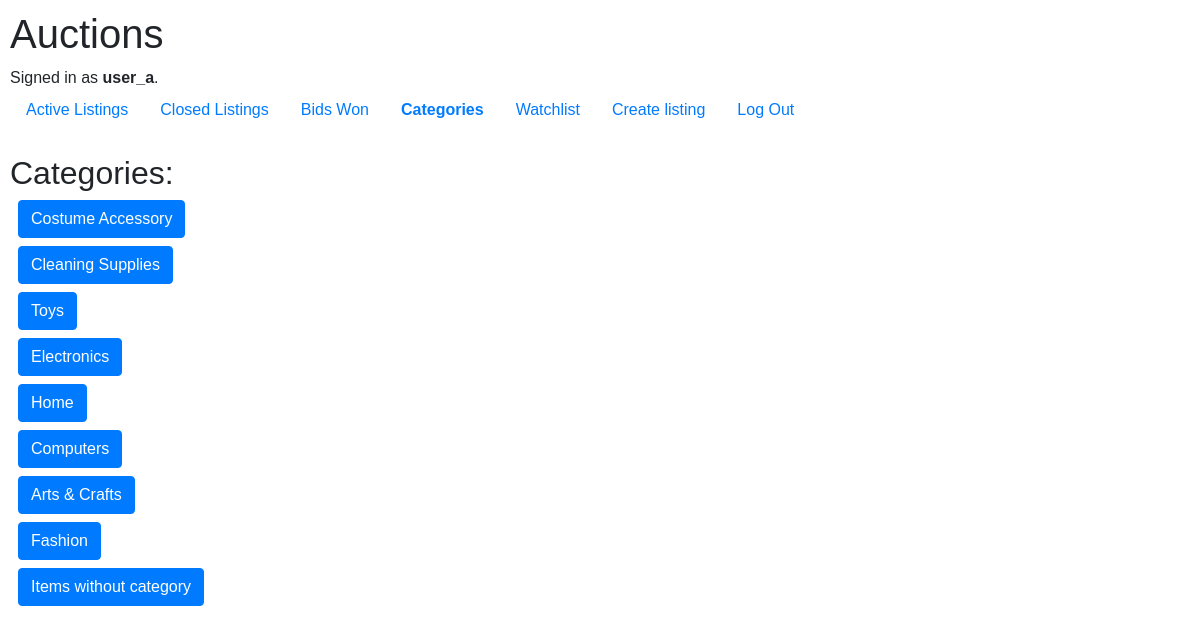
The page /categories (signed in) on the database its author committed.
### auctions/models.py (models this page shows, shortened)
class User(AbstractUser):
    pass

class Category(models.Model):
    id = models.AutoField(primary_key=True)
    category_title = models.CharField(max_length=64, unique=True)
    class Meta:
        verbose_name_plural = "Categories"

### auctions/views.py (the view)
# urls.py: path("categories", views.categories, name="categories"),
def categories(request):
    categories = Category.objects.all()
    return render(request, "auctions/categories.html", {
        "categories":categories
    })

### auctions/templates/auctions/categories.html (shortened to what this page needs)
{% extends "auctions/layout.html" %}
{% block body %}
    <h2>Categories:</h2>
        <div style="display: block;">
            {% for item in categories %}
            <a href="{% url 'category_list' id=item.id %}" class="btn btn-primary" style="color: white; display: flex; flex-direction: column; width: fit-content; margin: 8px;">{{ item.category_title }}</a>
            {% endfor %}
            <a href="{% url 'category_list' id='none' %}" class="btn btn-primary" style="color: white; display: flex; flex-direction: column; width: fit-content; margin: 8px;">Items without category</a>
        </div>
{% endblock %}

### auctions/templates/auctions/layout.html (shortened to what this page needs)
{% load static %}
<!DOCTYPE html>
<html lang="en">
    <head>
        <link rel="stylesheet" href="https://stackpath.bootstrapcdn.com/bootstrap/4.4.1/css/bootstrap.min.css">
        <link href="{% static 'auctions/styles.css' %}" rel="stylesheet">
    </head>
    <body>
        <h1>Auctions</h1>
        <div>
            {% if user.is_authenticated %}
                Signed in as <strong>{{ user.username }}</strong>.
            {% else %}
                Not signed in.
            {% endif %}
        </div>
        <div class="list-container">
            <ul class="nav">
                <li class="nav-item">
                    <a class="nav-link nav-link-active" href="{% url 'index' %}">Active Listings</a>
                </li>
                {% if user.is_authenticated %}
                <li class="nav-item">
                    <a class="nav-link" href="{% url 'closed' %}">Closed Listings</a>
                </li>
                <li class="nav-item">
                    <a class="nav-link" href="{% url 'bids_won' %}">Bids Won</a>
                </li>
                {% endif %}
                <li class="nav-item">
                    {% if request.resolver_match.url_name == 'categories' %}
                    <b>
                    {% endif %}
                    <a class="nav-link" href="{% url 'categories' %}">Categories</a>
                    {% if request.resolver_match.url_name == 'categories' %}
                    </b>
                    {% endif %}
                </li>
                {% if user.is_authenticated %}
                    <li class="nav-item">
                        <div>
                            <a class="nav-link" href="{% url 'watchlist' %}">Watchlist</a>
                        </div>
                    </li>
                    <li class="nav-item">
                        <a class="nav-link" href="{% url 'new_listing' %}">Create listing</a>
                    </li>
                    <li class="nav-item">
                        <a class="nav-link" href="{% url 'logout' %}">Log Out</a>
                    </li>
                {% endif %}
            </ul>
        </div>
        <br>
        {% block body %}
        {% endblock %}
    </body>
</html>

### auctions/static/auctions/styles.css (style rules this page uses)
body { padding: 10px; font-family: helvetica; }
.list-container { display: flex; }
.nav { flex-grow: 1; flex-basis: 100%; }

### rows shown on the page
User: username "user_a"
Category: category_title "Costume Accessory"
Category: category_title "Cleaning Supplies"
Category: category_title "Toys"
Category: category_title "Electronics"
Category: category_title "Home"
Category: category_title "Computers"
Category: category_title "Arts & Crafts"
Category: category_title "Fashion"
